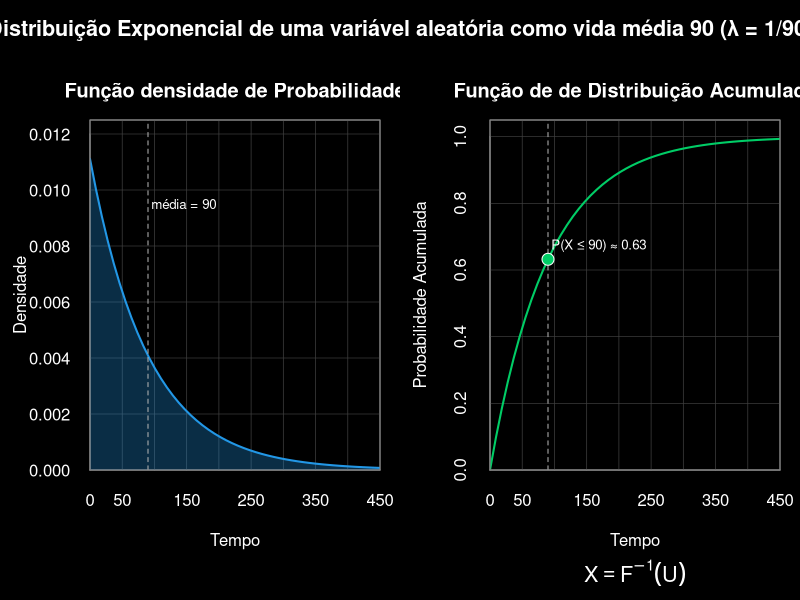

Reproduce this figure in R.
par(oma = c(0, 0, 3, 0),
    mfrow = c(1,2),
    bg = "black",
    fg = "gray50",
    col.axis = "white",
    col.lab = "white",
    col.main = "white",
    mar = c(6.5, 4.5, 3, 1)    # <- margem inferior maior
)

media <- 90
lambda = 1/media
x <- seq(0, 450, length.out = 50)
fx <- dexp(x, lambda)
Fx <- pexp(x, lambda)

plot(x,
     fx,
     main = "Função densidade de Probabilidade",
     xlab = "Tempo",
     ylab = "Densidade",
     lwd = 2,
     type = "n",
     xlim = c(0, 450),
     ylim = c(0, 0.0125),
     col  = 4,
     xaxs = "i",
     yaxs = "i",
     tck = 0,
     las = 1,
     xaxt = "n",          # <- desliga o eixo x padrão
)

# eixo x de 50 em 50
axis(1, 
     at = seq(0, 450, by = 50), 
     tck = 0,
     col = "gray50", 
     col.axis = "white")

grid(nx = 9, 
     ny = NULL, 
     lty = 1, 
     lwd = 0.7, 
     col = "gray25")

# área embaixo da curva
polygon(c(x, rev(x)),
        c(fx, rep(0,length(x))),
        col = adjustcolor(4, alpha.f = 0.30),
        border = NA)

# curva
lines(x, 
      fx, 
      col = 4, 
      lwd= 2)

# Linha tracejada na média
abline(v = media, lty = 2, col = "gray70")
text(media + 5, 0.0095, labels = "média = 90",
     col = "white", adj = 0, cex = 0.8)

box(col = "gray50")



plot(x,
     Fx,
     main = "Função de de Distribuição Acumulada",
     xlab = "Tempo",
     ylab = "Probabilidade Acumulada",
     lwd  = 2,
     type = "n",
     col  = "springgreen3",
     xaxs = "i",
     yaxs = "i",
     xlim = c(0, 450),
     ylim = c(0, 1.05),
     tck = 0,
     xaxt = "n",          # <- desliga o eixo x padrão
)

# eixo x de 50 em 50
axis(1, 
     at = seq(0, 450, by = 50), 
     tck = 0,
     col = "gray50", 
     col.axis = "white")

grid(nx = 9, 
     ny = NULL, 
     lty = 1, 
     lwd = 0.7, 
     col = "gray25")

# Curva
lines(x, Fx, col = "springgreen3", lwd = 2)

# Linha tracejada na média
abline(v = media, lty = 2, col = "gray70")

# Ponto em P(X <= 90)
p90 <- pexp(media, rate = lambda)
points(media, p90,
       pch = 21,
       bg  = "springgreen3",
       col = "white",
       cex = 1.6)

text(media + 5, p90 + 0.04,
     labels = sprintf("P(X \u2264 90) \u2248 %.2f", p90),
     col = "white", adj = 0, cex = 0.8)

box(col = "gray50")

# Fórmula da transformada inversa (abaixo do gráfico da direita)
mtext(expression(X == F^{-1}*(U)),
      side = 1, line = 5, cex = 1.3, col = "white")


mtext("Distribuição Exponencial de uma variável aleatória como vida média 90 (λ = 1/90)",
      side = 3,
      outer = TRUE,
      line = 1,
      cex = 1.3,
      font = 2,
      col = "white")
